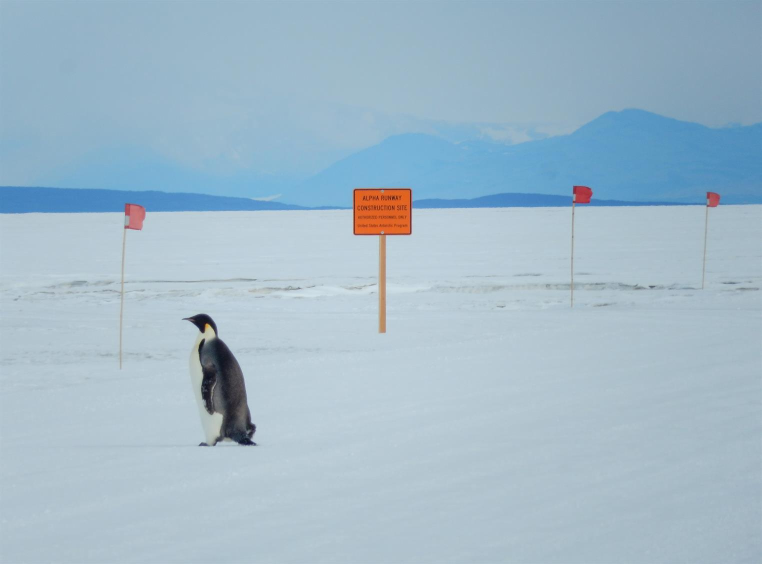
#> input picture emperor-penguin-alpha-construction-site-sign.jpg, 1524 x 1128 px (shown at 1/2 size); the run also reads 3 pictures not shown here
$ jupyter execute --allow-errors mastering_scipy_spatial.ipynb   (shell and % lines are left out)   (older library calls are emulated)
#> lines starting #> are read from the running program, lines starting #| are printed output that depends on the picture
# 1) Introduction: Computational Geometry and scipy.spatial

This year my updated talk focuses on `scipy.spatial` instead of the broader topic of "computational geometry in Python" covered last year. This hopefully cuts down on library dependencies a bit as well. As I've been increasingly involved in contributing to `scipy.spatial`, this tutorial contains a number of 'Development Notes' formatted as follows:

| <font color='blue'>Development Note</font>| Type of Change | Pull Request # | `scipy` Implementation Version |
|----------------|------------|----------|
| description of change / improvement to scipy | <font color='green'>Enhancement</font> | 9999 | <font color='purple'>0.19</font> |

My objective in placing these 'Development Notes' throughout the tutorial is to provide you with some cutting edge information about `scipy.spatial`, especially for those areas that I'm actively working on. It may also inspire some of you to contribute or suggest implementating features we haven't thought of yet.

One of the key references I used in preparing the talk for last year was:

> 'Discrete and Computational Geometry' (2011) Devadoss and O'Rourke.

Since some key components of that talk are still present this year, that is still a very suitable reference, especially for fundamental topics like convex hulls, Delaunay triangulations, and Voronoi diagrams.

**Computational Geometry**: the study of computer algorithms that perform geometric operations.

**Applications**:
 - computer graphics
 - computer-aided design / drafting (CAD)
 - robotic motion planning / collision avoidance
 - geographic information systems (GIS) / search and rescue, etc.
 - computer vision (3D reconstruction)
 - computational biochemistry / virology
 - epidemiology (water source contamination)
 - ecology (species habitat estimates based on sightings)
 - integrated circuit design
 - enconomical construction of physical networks
 - cooking ingredient logistics (success polygons)

 A "young field," with modern computational geometry starting in ~ the 1970s, although the underlying concepts permeate many fields and existed in some form or other for centuries. Consider the illustration of solar system vertices (matter circling around stars) from Rene Descartes, produced in the 17th Century, and highlighted by Aurenhammer et al. in their recent textbook "Voronoi Diagrams and Delaunay Triangulations":


[cell 1]
import scipy
import numpy as np
import math
import matplotlib.pyplot as plt
import time
import scipy.optimize
import PIL
import matplotlib
import networkx as nx
from matplotlib.patches import Polygon
from mpl_toolkits.mplot3d import Axes3D
from mpl_toolkits.mplot3d.art3d import Poly3DCollection
from matplotlib.collections import PolyCollection
from matplotlib.collections import PatchCollection
from matplotlib import colors
import pickle
import circumcircle
scipy.__version__

# 2) Distances between arrays of points

## 2.1) scipy.spatial.distance_matrix

### 2.1.1) Euclidean (L2 norm)

There are many cases where it is desirable to calculate the distances between all possible pairs of points from two data sets. Consider a self-driving vehicle that is programmed to avoid animals that enter a roadway. It may have a set of coordinates that represent the vehicle proper relative to some kind of camera / detector, and another set of coordinates that represent the apparent obstruction (animal on the road).

For simplicity, lets define the two sets of coordinates randomly:

[cell 2]
vehicle_coords = np.random.random((50,3))
animal_coords = np.random.random((600,3))

In order to calculate the amount of time that the vehicle has to make a course adjustment, it would be sensible to first calculate the closest distance between a point on the vehicle and a point on the animal. Lets try this by calculating all possible distances between the objects and finding the minimum of that distance matrix.

[cell 3]
from scipy.spatial import distance_matrix
all_distances = distance_matrix(vehicle_coords, animal_coords)
all_distances.shape

Each row of the distance matrix represents a point on the vehicle, and each column (value in a given row) is the distance between that point on the vehicle and one of the points on the animal (ordered by index).

[cell 4]
closest_distance = all_distances.min()
closest_distance

### 2.1.2) Rectilinear (L1 norm)

Consider another situation, where a self-driving vehicle is aware (i.e., via real-time 'traffic' reporting) of an animal obstructing a roadway, even though the vehicle does not have line of sight to the animal obstacle. The animal is a few city blocks away, but the vehicle would still benefit from a distance & time estimate so that appropriate adjustments may be made.

In this case, the straight-line Euclidean distance would not represent the shortest distance the vehicle would travel in practice--instead, we need to consider the so-called L1 norm / taxicab geometry/ Manhattan distance, etc.

[cell 5]
taxicab_distances = distance_matrix(vehicle_coords, animal_coords, p=1)
taxicab_distances.shape

[cell 6]
closest_taxicab_distance = taxicab_distances.min()
closest_taxicab_distance

## 2.2) scipy.spatial.distance.cdist

### 2.2.1) Faster than distance_matrix for Euclidean norm

[cell 7]
distance_matrix(vehicle_coords, animal_coords)

[cell 8]
from scipy.spatial.distance import cdist

[cell 9]
cdist(vehicle_coords, animal_coords)

[cell 10]
# confirm same value for p=2 norm
distance_matrix(vehicle_coords, animal_coords, p=2).min() == cdist(vehicle_coords, animal_coords, metric='euclidean').min()

### 2.2.2) Faster than distance_matrix for L1 norm

[cell 11]
distance_matrix(vehicle_coords, animal_coords, p=1)

Slower with minkowski metric specification though!

[cell 12]
cdist(vehicle_coords, animal_coords, metric='minkowski', p=1)

Use cityblock metric instead of p=1 minkowski

[cell 13]
# time equivalent calculation using alternative calling convention
cdist(vehicle_coords, animal_coords, metric='cityblock')

Make sure the two different rectilinear calling conventions produce the same value

[cell 14]
cdist(vehicle_coords, animal_coords, metric='minkowski', p=1).min() == cdist(vehicle_coords, animal_coords, metric='cityblock').min()

And likewise for cdist vs. distance_matrix for rectilinear distance

[cell 15]
# confirm same value for p=1 norm
distance_matrix(vehicle_coords, animal_coords, p=1).min() == cdist(vehicle_coords, animal_coords, metric='minkowski', p=1).min()

### 2.2.3) Using cdist for Mahalanobis distance -- clustering and outlier detection

Apart from the enhanced performance (at least for the data shapes tested above) of `cdist` over `distance_matrix`, `cdist` also has access to a wide variety of distance metrics with a plethora of possible applications.

Consider the following ellipsoidal and circular data sets:

[cell 16]
# ellipsoidal point set generation: http://stackoverflow.com/a/5529199/2942522
np.random.seed(255792)
width = 2.82
height = 0.36
phi = np.random.random((180)) * 2 * math.pi
rho = np.random.random((180))
x_ellipse = np.sqrt(rho) * np.cos(phi)
y_ellipse = np.sqrt(rho) * np.sin(phi)
x_ellipse *= width / 2.0
y_ellipse *= height / 2.0
fig = plt.figure()
ax = fig.add_subplot(111)
ax.scatter(x_ellipse, y_ellipse, c='blue', alpha=0.7, edgecolor='none', s=90)
ax.set_title('Ellipsoidal and Circular Point Sets')
ax.set_xlabel('x')
ax.set_ylabel('y')
ax.set_aspect('equal')
ax.set_xlim(-2,2)
ax.set_ylim(-2,2)
circle_radius = 1.5
x_circle = np.cos(phi) * circle_radius
y_circle = np.sin(phi) * circle_radius
ax.scatter(x_circle, y_circle, c='green', alpha=0.7, edgecolor='none', s=90)

fig.set_size_inches(8,8)
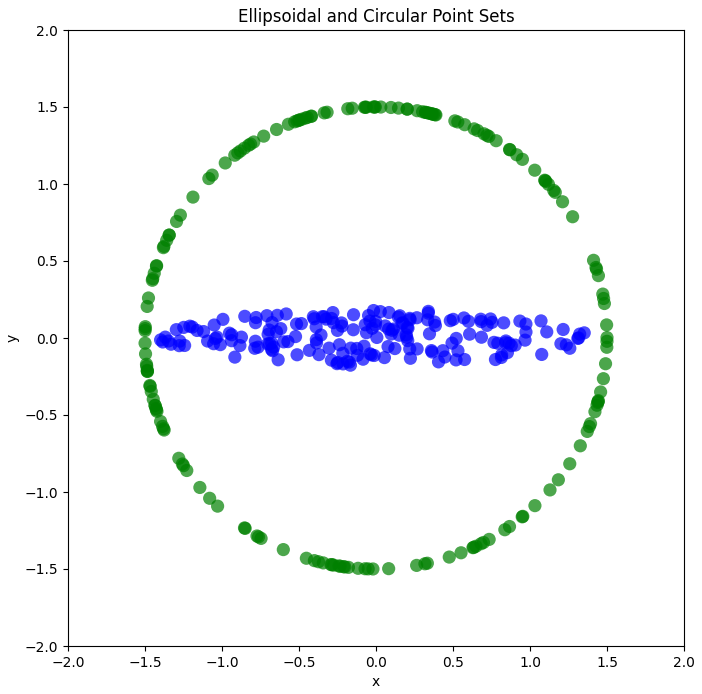
#> figure drawn by matplotlib, 1 panel

The Mahalanobis distance for each circular point (relative to the elliptical point set) will account for the "shape" of the ellipse and not just the mean of the elliptical points.

That said, it is somewhat confusing that `cdist` will actually calculate the Mahalanobis distance between all possible pairs of points, when conceptually one would often just want to look at the distance of a point on the circle from the mean point of the elliptical data set. For clarity, we will perform the latter simplification here, calculating the inverse covariance matrix of the elliptical data set, but only focusing on the **centroid of the ellipse** for `cdist` purposes. If your brain can handle the concept of the covariance matrix and ALL of the points in the ellipse, you can probably better leverage the power of `cdist` with Mahalanobis than I!

Let's proceed with the simplified example though.

[cell 17]
ellipse_data = np.dstack((x_ellipse, y_ellipse))[0]
circle_data = np.dstack((x_circle, y_circle))[0]
ellipse_centroid = np.average(ellipse_data, axis=0).reshape((1,2))
ellipse_centroid

[cell 18]
ellipse_inv_covariance = np.linalg.inv(np.cov(ellipse_data.T))

[cell 19]
mahalanobis_distances = cdist(circle_data,
                              ellipse_centroid,
                              metric='mahalanobis',
                              VI=ellipse_inv_covariance)
mahalanobis_distances.shape

[cell 20]
fig = plt.figure()
ax = fig.add_subplot(111)
ax.scatter(ellipse_centroid[...,0], ellipse_centroid[...,1], c='k', alpha=0.7, edgecolor='none', s=90)
ax.set_title('Ellipsoidal and Circular Point Sets')
ax.set_xlabel('x')
ax.set_ylabel('y')
ax.set_aspect('equal')
ax.set_xlim(-2,2)
ax.set_ylim(-2,2)
im = ax.scatter(circle_data[...,0], circle_data[...,1], c=mahalanobis_distances,
                cmap='viridis', alpha=0.7, edgecolor='none', s=90)
fig.colorbar(im)
fig.set_size_inches(8,8)
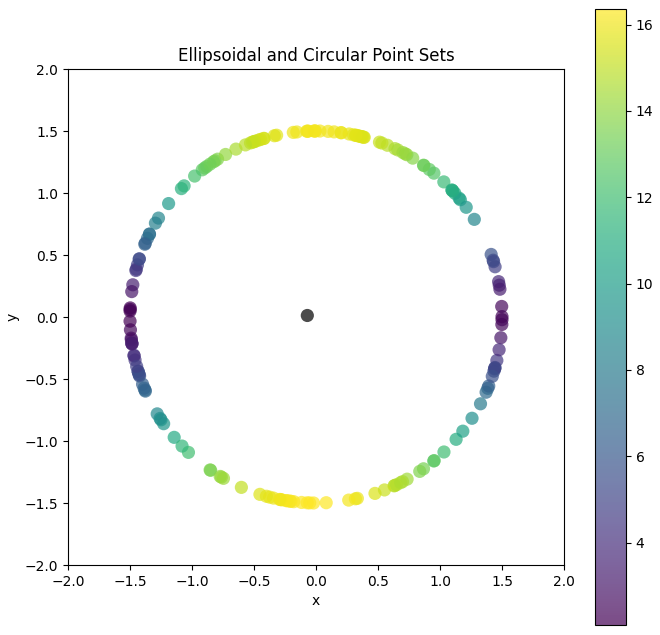
#> figure drawn by matplotlib, 2 panels

So, the smaller Mahalanobis distances are near the long axis of the ellipse even though all Euclidean distances would be effectively identical. This is exactly what we'd expect after accounting for the covariance of the ellipse reference data.

Of course, my simplification to a single-point comparison is good for clarity but bad for emphasizing the power of `cdist`--it is designed to perform this calculation for all possible combinations of points in the ellipse and circle!

To be fair, there is also some (ongoing) confusion about the `cdist` Mahalanobis distance code for the core developers as well:

| <font color='blue'>Development Note</font>| Type of Change | Issue # | `scipy` Implementation Version |
|----------------|------------|----------|
| possible issues with the mahalanobis distance with default `VI` argument | <font color='green'>unclear</font> | 4815 | <font color='purple'>ongoing</font> |

## 2.3) scipy.spatial.distance.pdist

[cell 21]
from scipy.spatial.distance import pdist

### 2.3.1) pdist basics -- very simple example

[cell 22]
test_array = np.array([[0,0],
                       [0,1],
                       [0,2]])

The *condensed* distance matrix returned by `pdist` for the above `test_array` should have three values:

1. Distance between [0,0] and [0,1]
2. Distance between [0,0] and [0,2]
3. Distance between [0,1] and [0,2]

Let's try it:

[cell 23]
condensed_matrix = pdist(test_array)
condensed_matrix

Although it may be relatively easy to track which distance value corresponds to which pair of points in this case, if `test_array` were much larger, working with a condensed distance matrix may become confusing.

This is where `scipy.spatial.distance.squareform` becomes useful:

[cell 24]
from scipy.spatial.distance import squareform
redundant_matrix = squareform(condensed_matrix)
redundant_matrix

Even though `pdist` does not calculate the distance between a point and *itself*, `squareform` converts the condensed distance matrix to the familiar redundant form that would also be returned by `cdist` for the data set compared with *itself*:

[cell 25]
cdist(test_array, test_array)

It is worth noting that `squareform` can perform the reverse conversion as well:

[cell 26]
squareform(cdist(test_array, test_array)) # produce the same result as pdist by using squareform

| <font color='blue'>Development Note</font>| Type of Change | Pull Request # | `scipy` Implementation Version |
|----------------|------------|----------|
| `squareform` no longer converts all input data to `float64` | <font color='green'>Enhancement</font> | 6457 | <font color='purple'>0.19</font> |

### 2.3.2 pdist 'real-world' example

Imagine that you have experimental scientific data for the behavior of a protein (molecule) in the human body that causes a specific medical condition. Your suspicion is that this molecule becomes "compacted" / squished in the disease state. You want to know which two atoms are closest together in the normal vs. diseased state, to assess whether there really is evidence of compaction.

[cell 27]
np.random.seed(387)
normal_coordinates = np.random.random((12000,3))
disease_coordinates = np.random.random((12000,3))

We could try a brute-force approach using `cdist` to compare a data set against itself:

[cell 28]
normal_dist_matrix_cdist = cdist(normal_coordinates, normal_coordinates)
disease_dist_matrix_cdist = cdist(disease_coordinates, disease_coordinates)
print('normal min:', normal_dist_matrix_cdist.min())
print('disease min:', disease_dist_matrix_cdist.min())

We actually need to filter out the self-comparisons when using `cdist` in this manner. To do this, we effectively filter out the diagonal of the square distance matrix before calculating the minimum:

#> (a cell that did not finish here is left out)

But, as you may have guessed, the redundant square matrices produced by `cdist` can be quite large:

[cell 30]
normal_dist_matrix_cdist.size, disease_dist_matrix_cdist.size

It also just *feels* intuitively a bit strange to have to feed the same array of data to `cdist` twice, and this is a strong indicator that `pdist` may be a more efficient choice, especially for a large data set.

#> (a cell that did not finish here is left out)

#> (a cell that did not finish here is left out)

The number of floating point numbers stored by the result of `pdist` is roughly half that stored by the return value of `cdist` in this case. This could make a really big difference when working with 'big data' sets.

Now, confirm that the results from the two approaches are simply transformations of the same data:

#> (a cell that did not finish here is left out)

User-defined distance functions / metrics may also be used with `pdist` and `cdist`, but as it stands there is currently no way to feed any additionally required keyword arguments through either `pdist` or `cdist`. There are only a few supported additional keyword arguments such as i.e., `VI` for the Mahalanobis distance. There's some debate about adjusting the "interface" to `Xdist` such that additional custom kwargs may be used:

| <font color='blue'>Development Note</font>| Type of Change | Pull Request # | `scipy` Implementation Version |
|----------------|------------|----------|
|ENH: added args and kwargs to `Xdist` | <font color='green'>Enhancement</font> | 6974 | <font color='purple'>In Progress</font> |

# 3) Distances between single numeric vectors

For computing the distances between two 1D arrays `scipy.spatial.distance` has many of the same functions as are available to the `metric` arguments of `pdist` and `cdist`. However, it is important to note that the `metric` for `pdist` and `cdist` should always be specified as the `string` type argument (i.e., "euclidean") to use the optimized C-level implementation instead of providing the built-in 1D vector distance function name (i.e., `scipy.spatial.distance.euclidean`).

Of course, in some cases one may actually wish to calculate the distance between two 1D vectors, for which the specific functions in scipy.spatial.distance are appropriate.

## 3.1) Calculate the Euclidean distance between two arrays

[cell 34]
array_1 = np.random.random((3,))
array_2 = np.random.random((3,))
euclidean_dist = scipy.spatial.distance.euclidean(array_1, array_2)
euclidean_dist

[cell 35]
# but not appropriate for > 1D arrays
array_1 = np.random.random((2, 3))
array_2 = np.random.random((2, 3))
try:
    euclidean_dist = scipy.spatial.distance.euclidean(array_1, array_2)
except ValueError:
    print('ValueError raised')

## 3.2) Calculate the cityblock distance between two arrays

[cell 36]
array_1 = np.zeros((2,))
array_2 = np.array([4, 4])

fig = plt.figure()
ax = fig.add_subplot(111)
ax.scatter(array_1[0], array_1[1], s=200, label='array 1')
ax.scatter(array_2[0], array_2[1], s=200, label='array 2')
ax.legend(fontsize=16)
# add 'city blocks / steps' to plot
step_val = 0.5
current_pos = np.zeros((2,))
next_pos = np.zeros((2,))
x_val = 0
x_turn = 1
while x_val < 8:
    if x_turn:
        next_pos[0] += step_val
        x_turn = 0
    else:
        next_pos[1] += step_val
        x_turn = 1

    ax.plot([current_pos[0], next_pos[0]], [current_pos[1], next_pos[1]], c='k')
    current_pos[:] = next_pos[:]
    x_val += step_val

ax.set_xlabel('x', fontsize=16)
ax.set_ylabel('y', fontsize=16)
ax.set_title('Simple Cityblock Distance', fontsize=16)
fig.set_size_inches(6,6)
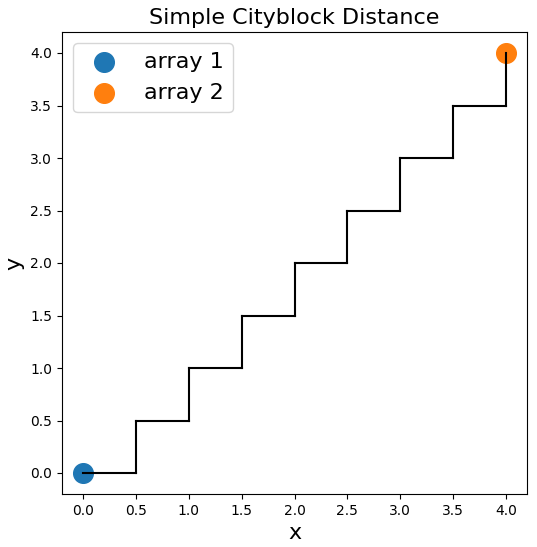
#> figure drawn by matplotlib, 1 panel

[cell 37]
cityblock_dist = scipy.spatial.distance.cityblock(array_1, array_2)
cityblock_dist

Note that the City Block distance is equivalent to the sum of the x and y steps, and would be equivalent for one large block (single step).

## 3.3) Calculate the weighted Minkowski distance between two arrays

[cell 38]
array_1 = np.zeros((2,))
array_2 = np.array([1,9])

fig = plt.figure()
ax = fig.add_subplot(111)
ax.scatter(array_1[0], array_1[1], s=250, label='array 1')
ax.scatter(array_2[0], array_2[1], s=250, label='array 2')
ax.legend(fontsize=16)

ax.set_xlim(-1,10)
ax.set_ylim(-1,10)
ax.set_xlabel('x', fontsize=16)
ax.set_ylabel('y', fontsize=16)
ax.set_aspect('equal')
ax.set_title('Weighted Minkowski Example', fontsize=16)
fig.set_size_inches(6,6)
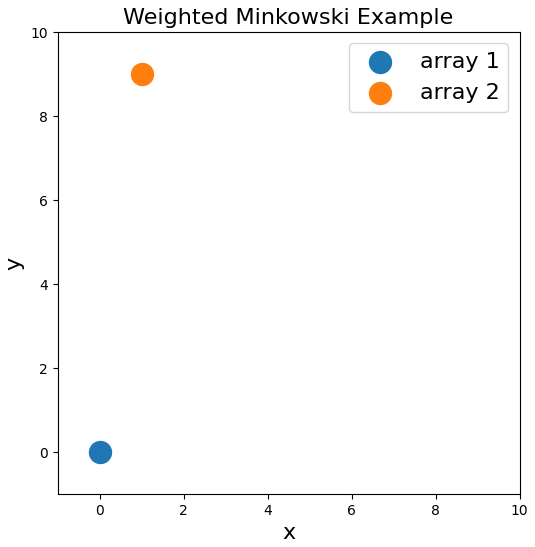
#> figure drawn by matplotlib, 1 panel

We could pick any p-norm for this calculation, but for conceptual simplicity let's stick with the Euclidean L2 norm. For the conventional Euclidean distance we would expect `d > 9` by simple visual inspection.

However, given the small difference in `x` coordinate values, perhaps we can achieve `d < 9` with the appropriate weighting.

[cell 39]
weight_vector = [1, 0]
#> (the rest of this cell did not finish here and is left out)

[cell 40]
weight_vector = [1, 0.1]
#> (the rest of this cell did not finish here and is left out)

[cell 41]
weight_vector = [1, 1]
#> (the rest of this cell did not finish here and is left out)

The shifting of the weighted distance matches nicely with intuition.

# 4) Distances between single boolean vectors

Once again, the specific 1D boolean distance functions in `scipy.spatial.distance` should only be used for comparison of two 1D vectors, while i.e., `pdist` with the metric `string` argument (i.e., "hamming") should be used for larger boolean comparisons.

## 4.1) Calculate the hamming distance between two 1D arrays

The *Reed-Solomon code* adds extra / redundant data bits to a data storage medium (i.e., CD, DVD, etc.) to assist with error correction. For example, error correction may be possible in the event of a minor scratch on the surface of a CD or if the reading device 'skips.' While the precise implementation details are beyond the scope of this example, if we think of these extra error-correcting bits as "code words," imagine a case where the encoder places a set of extra bits in the storage medium and the recovered equivalent word during decoding differs. We'd like a way to quantify the number of substitutions required to restore the original code word, which is an important metric in error correction.

[cell 42]
original_code_word =  np.array([0, 1, 1, 0, 1, 1, 0, 0], dtype=np.bool)
recovered_code_word = np.array([1, 1, 0, 0, 1, 1, 0, 1], dtype=np.bool)

from scipy.spatial.distance import hamming
minimum_substitutions = hamming(original_code_word, recovered_code_word)
minimum_substitutions

Why isn't the Hamming distance an integer number corresponding to the number of positions that differ? Because we divide by the total number of "letters" (bits) in each "word" (byte). So, the scipy `hamming` function is really the **normalized** Hamming distance.

[cell 43]
np.argwhere(original_code_word != recovered_code_word).size / original_code_word.size

Of course, the real-world implementation has more details and more bytes, so one might use i.e., `pdist` with the metric "hamming" argument for larger comparisons of arrays.

## 4.2) Calculate the Jaccard distance between two 1D arrays

Let's say we want to assess the ability of a computer program to identify a penguin in a real photograph based on a set of trial attempts to bound the animal. The photograph was taken by Jack Green with credit to the NSF as well.

[cell 44]
from scipy.spatial.distance import jaccard
from PIL import Image
im = Image.open('emperor-penguin-alpha-construction-site-sign.jpg')
#> im is the input picture: PIL image 1524x1128 RGB; mean R, G, B 161.6, 186, 201.4
im.size # pixel dimensions

[cell 45]
# define the reference / ground truth bounding box visually
x_start_ref = 350
x_end_ref = 550
y_start_ref = 600
y_end_ref = 900
box_actual = (x_start_ref, x_end_ref, y_start_ref, y_end_ref)
region = im.crop(box_actual)
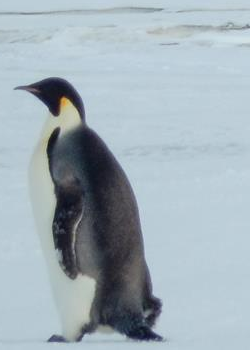
#> region: PIL image 250x350 RGB; mean R, G, B 161, 175, 183.5
#> (the rest of the program and of its run is left out)
